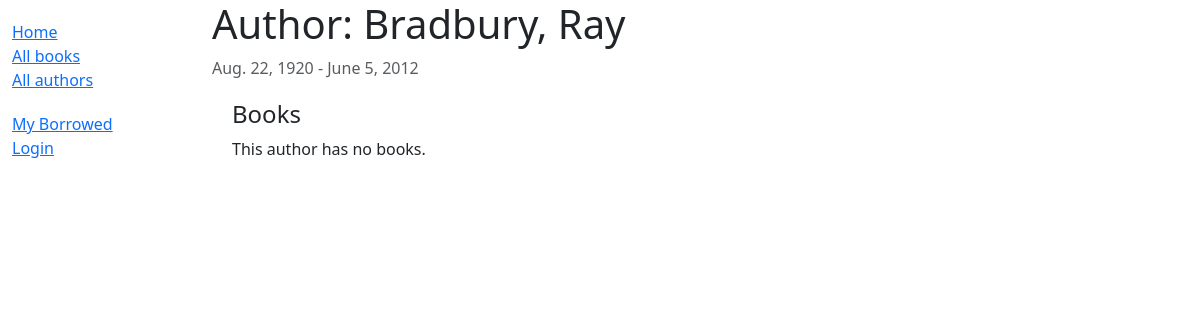
Before: /catalog/author/4/ with the older database file.
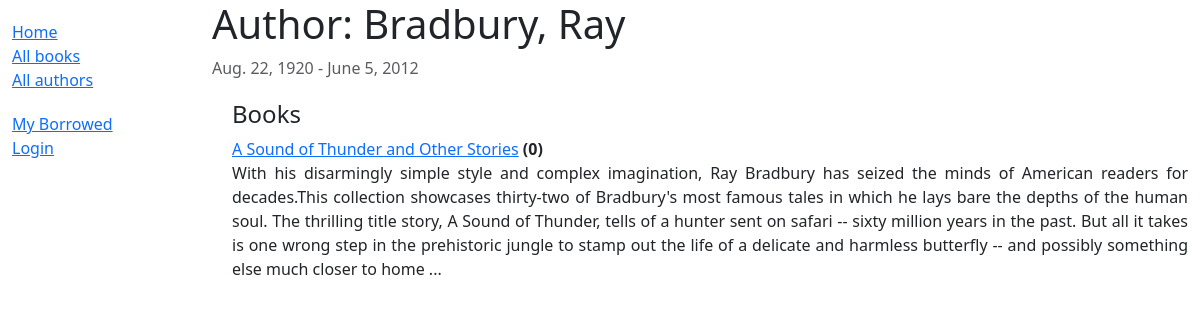
After: the same page with the newer database file.
### catalog/models.py (models this page shows, shortened)
class Author(models.Model):
    first_name = models.CharField(max_length=100)
    last_name = models.CharField(max_length=100)
    date_of_birth = models.DateField(null=True, blank=True)
    date_of_death = models.DateField('died', null=True, blank=True)
    class Meta:
        ordering = ['last_name', 'first_name']
    def __str__(self):
        return f'{self.last_name}, {self.first_name}'
    def display_date(self):
        dt_of_birth = self.date_of_birth
        dt_of_death = self.date_of_death
        if dt_of_birth:
            dt = date.fromisoformat(dt_of_birth.isoformat())
            if len(calendar.month_name[dt.month]) <= 5:
                dt_of_birth = dt.strftime('%B %-d, %Y')
            else:
                dt_of_birth = dt.strftime('%b. %-d, %Y')
        else:
            dt_of_birth = ''
        if dt_of_death:
            dt = date.fromisoformat(dt_of_death.isoformat())
            if len(calendar.month_name[dt.month]) <= 5:
                dt_of_death = dt.strftime('%B %-d, %Y')
            else:
                dt_of_death = dt.strftime('%b. %-d, %Y')
        else:
            dt_of_death = ''
        return f'{dt_of_birth} - {dt_of_death}'

class Book(models.Model):
    title = models.CharField(max_length=200)
    author = models.ForeignKey(Author, on_delete=models.RESTRICT, null=True)
    summary = models.TextField(
        max_length=1000, help_text="Enter a brief description of the book")
    isbn = models.CharField('ISBN', max_length=13,
                            unique=True,
                            help_text='13 Character <a href="https://www.isbn-international.org/content/what-isbn'
                                      '">ISBN number</a>')
    genre = models.ManyToManyField(
        Genre, help_text="Select a genre for this book")
    language = models.ForeignKey(
        'Language', on_delete=models.SET_NULL, null=True)
    def display_genre(self):
        """Create a string for the Genre. This is required to display genre in Admin."""
        return ', '.join(genre.name for genre in self.genre.all()[:3])
    display_genre.short_description = 'Gênero'

### catalog/views.py (the view)
# urls.py: path('author/<int:pk>/', views.AuthorDetailView.as_view(), name='author-detail'),
class AuthorDetailView(generic.DetailView):
    model = Author
    template_name = 'catalog/author_detail.html'

### catalog/templates/catalog/author_detail.html (shortened to what this page needs)
{% extends "base_generic.html" %}
{% block sidebar %}
  {{ block.super }}
{% endblock %}
{% block content %}
  <h1>Author: {{ author }}</h1>
  <p class="text-muted">{{ author.display_date }}</p>
  <div style="margin-left:20px;margin-top:20px">
    <h4>Books</h4>
    {% if author.book_set.all %}
    {% for book in author.book_set.all %}
      <a href="">{{ book.title }}</a> <strong>({{ book.bookinstance_set.all.count }})</strong>
      <p style="text-align: justify;">{{ book.summary }}</p>
    {% endfor %}
    {% else %}
    <p>This author has no books.</p>
    {% endif %}
  </div>
{% endblock %}

### catalog/templates/base_generic.html (shortened to what this page needs)
<!DOCTYPE html>
<html lang="en">
  <head>
    <link href="https://cdn.jsdelivr.net/npm/bootstrap@5.3.2/dist/css/bootstrap.min.css"
      rel="stylesheet"
>
    {% load static %}
    <link rel="stylesheet" href="{% static 'css/styles.css' %}" />
  </head>
  <body>
    <div class="container-fluid">
      <div class="row">
        <div class="col-sm-2">
          {% block sidebar %}
          <ul class="sidebar-nav">
            <li><a href="{% url 'index' %}">Home</a></li>
            <li><a href="{% url 'books' %}">All books</a></li>
            <li><a href="{% url 'authors' %}">All authors</a></li>
          </ul>
          <ul class="sidebar-nav">
            <li><a href="{% url 'my-borrowed' %}">My Borrowed</a></li>
          {% if user.is_authenticated %}
            <li>User: {{ user.get_username }}</li>
            <li><a href="{% url 'logout' %}?next={{ request.path }}">Logout</a></li>
            {% if user.is_staff %}
            <hr>
            <ul class="sidebar-nav">
              <li>Staff</li>
              <li><a href="{% url 'all-borrowed' %}">All borrowed</a></li>
              {% if perms.catalog.add_author %}
              <li><a href="{% url 'author-create' %}">Create author</a></li>
              {% endif %}
            </ul>
            <hr>
            <ul class="sidebar-nav">
              {% if perms.catalog.update_author %}
              <li><a href="">Update author</a></li>
              {% endif %}
              {% if perms.catalog.delete_author %}
              <li><a href="">Delete author</a></li>
              {% endif %}
            </ul>
            <ul class="sidebar-nav">
              {% if perms.catalog.add_book %}
              <li><a href="{% url 'book-create' %}">Create book</a></li>
              {% endif %}
            </ul>
            {% endif %}
          {% else %}
            <li><a href="{% url 'login' %}?next={{ request.path }}">Login</a></li>
          {% endif %}
            </ul>
          {% endblock %}
        </div>
        <div class="col-sm-10 ">{% block content %}{% endblock %}
      </div>
      </div>
    </div>
  </body>
</html>

### catalog/static/css/styles.css (style rules this page uses)
.sidebar-nav { margin-top: 20px; padding: 0; list-style: none; }

Changed rows visible on the page:
added Book: title "A Sound of Thunder and Other Stories", bookinstance_set.all.count "0", summary "With his disarmingly simple style and complex imagination, Ray Bradbury has seized the minds of American readers for decades.This collection showcases thirty-two of Bradbury's most famous tales in which he lays bare the depths of the human soul. The thrilling title story, A Sound of Thunder, tells of a hunter sent on safari -- sixty million years in the past. But all it takes is one wrong step in the prehistoric jungle to stamp out the life of a delicate and harmless butterfly -- and possibly something else much closer to home ..."
Other visible differences:
text no longer shown: "This author has no books."
